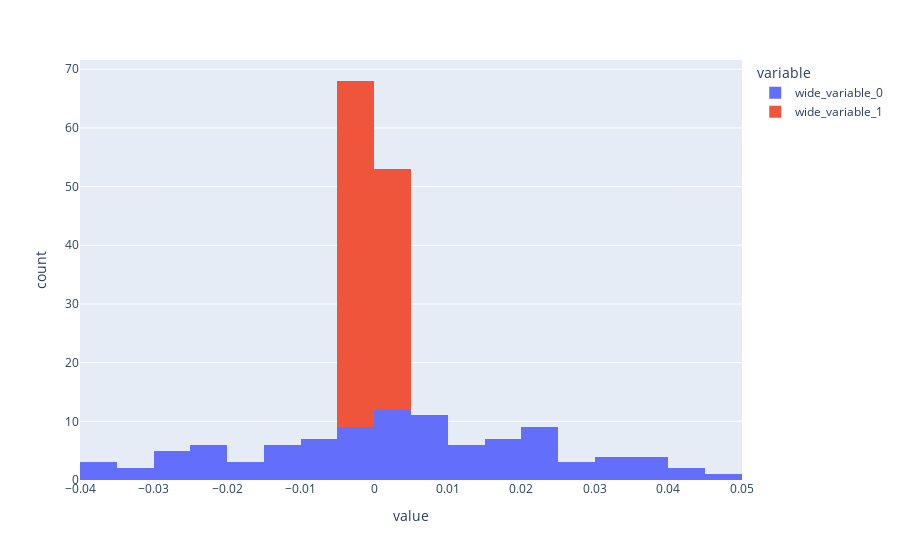

Notebook code cell kept with this figure:
### Markdown cell above
### OLS slope estimates converge faster than intercept

### Code cell
import numpy as np
T = np.arange(100)
u = np.random.normal(0,1,100)
y = 10+0.5*T+u

def ols(y,X):
    X = np.c_[np.ones((100,1)), T]
    Y = y
    XX = np.dot(X.T,X)
    XY = np.dot(X.T,Y)
    return np.dot(np.linalg.inv(XX), XY)

beta0s, beta1s = [], []
N = 100
for i in range(N):
    u = np.random.normal(0,1,100)
    y = 10+0.5*T+u
    beta0, beta1 = ols(y,X)
    beta0s.append(1/np.sqrt(N)*(beta0-10))
    beta1s.append(1/np.sqrt(N)*(beta1-0.5))

import plotly.express as px
px.histogram(x=[beta0s,beta1s])
